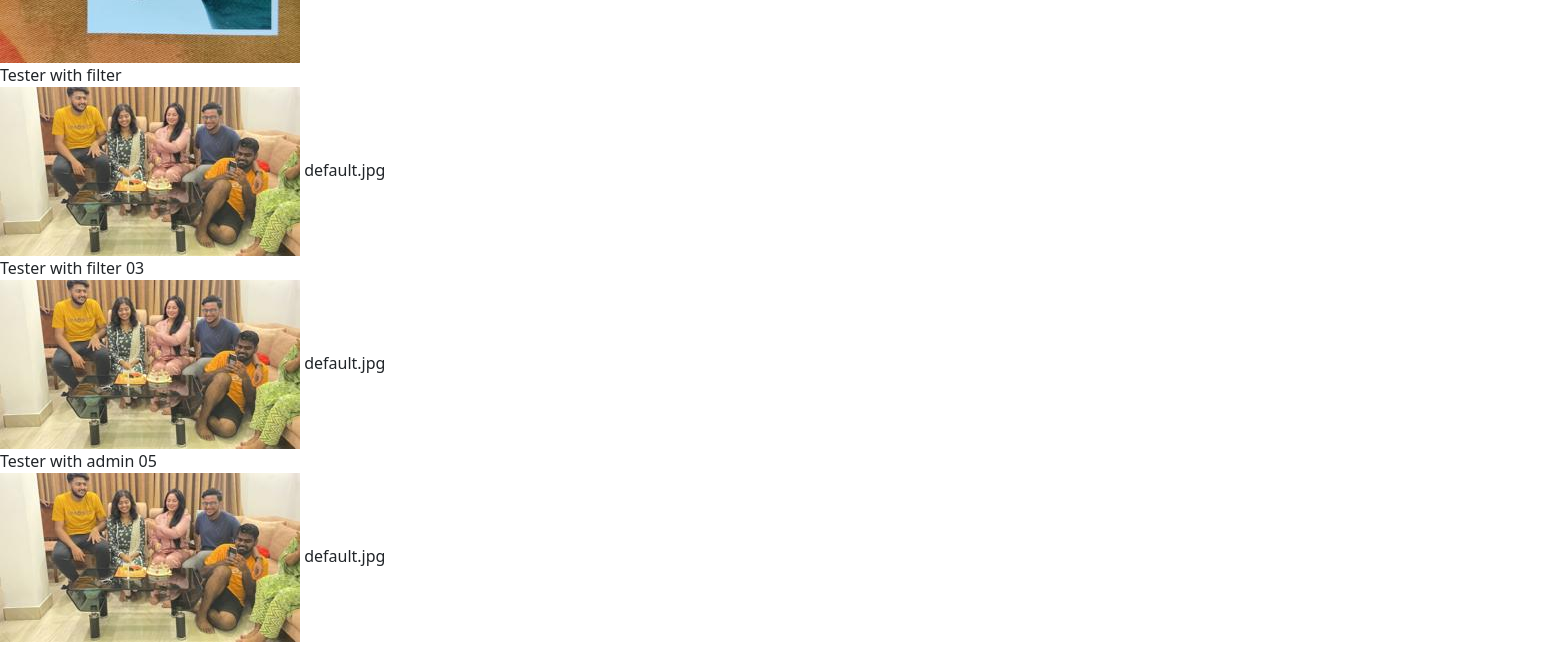
/tuition/views/ (lower part), run on an earlier commit of the app's database.
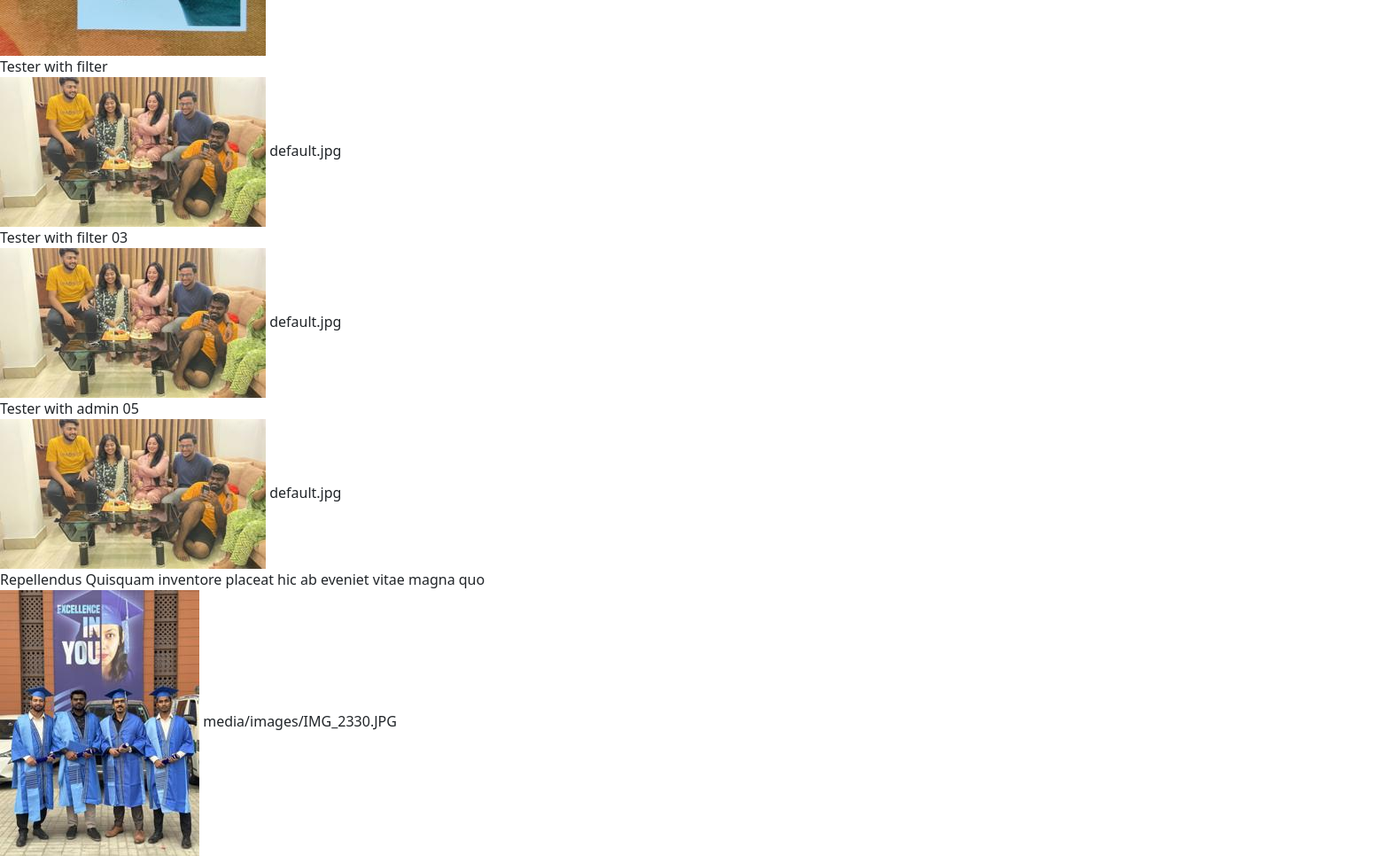
And on a later commit of the database.
### tuition/models.py (models this page shows, shortened)
class Post(models.Model):
    categories=(
        ('Teacher','Teacher'),
        ('Student','Student')
    )
    Medium=(('Bangla','Bangla'),
            ('English','English'),
            ('Urdu','Urdu'),
            ('Arabic','Arabic')
            )
    user=models.ForeignKey(User,on_delete=models.CASCADE,blank=True,null=True)
    id=models.AutoField(primary_key=True)
    title=models.CharField(max_length=200)
    slug=models.CharField(max_length=200)
    email=models.EmailField()
    salery=models.IntegerField()
    details=models.TextField()
    available=models.BooleanField()
    category=models.CharField(max_length=100,choices=categories)
    image=models.ImageField(default='default.jpg',upload_to='media/images')
    medium=MultiSelectField(max_length=100,max_choices=3,choices=Medium,default="Bangla")
    subject=models.ManyToManyField(Subject, related_name='Subjects_added')
    class_in=models.ManyToManyField(Class_in,related_name='Class_in')

### tuition/views.py (the view)
# urls.py: path('views/',postViews,name="postviews"),
def postViews(request):
    post=Post.objects.all()
    return render(request,'tuition/postview.html',{'post':post})

### templates/tuition/postview.html (shortened to what this page needs)
{% extends "basic.html" %}
{% block body %}
{% for i in post %}
{{i.title}} <br>
<img src="{{i.image.url}}" alt="Post Image">
{{i.image}}<br>
{% endfor %}
{% endblock body %}

### templates/basic.html (shortened to what this page needs)
<!doctype html>
<html lang="en">
  <head>
    <link rel="stylesheet" href="https://cdn.jsdelivr.net/npm/bootstrap@5.3.2/dist/css/bootstrap.rtl.min.css">
  </head>
  <body>
    {% block body %}{% endblock body %}
  </body>
</html>

What changed in the data, as far as the page shows it:
added Post: title "Repellendus Quisquam inventore placeat hic ab eveniet vitae magna quo", image (picture), image "media/images/IMG_2330.JPG"
